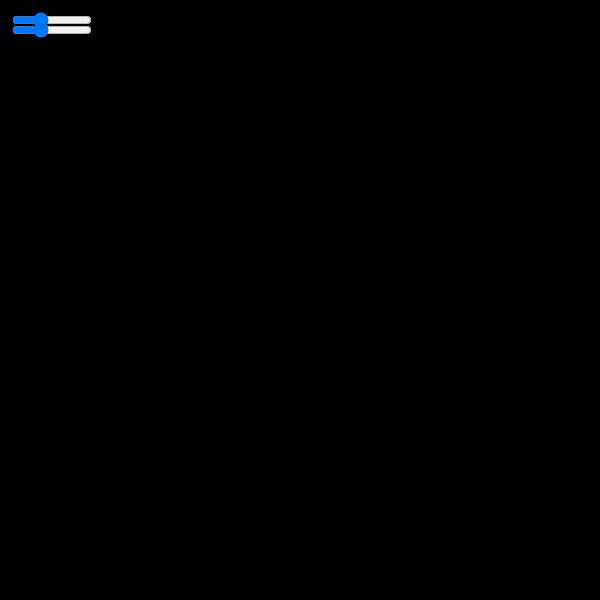
Frame 1 (no input)
Frame 60 (no input): identical to frame 1, image omitted
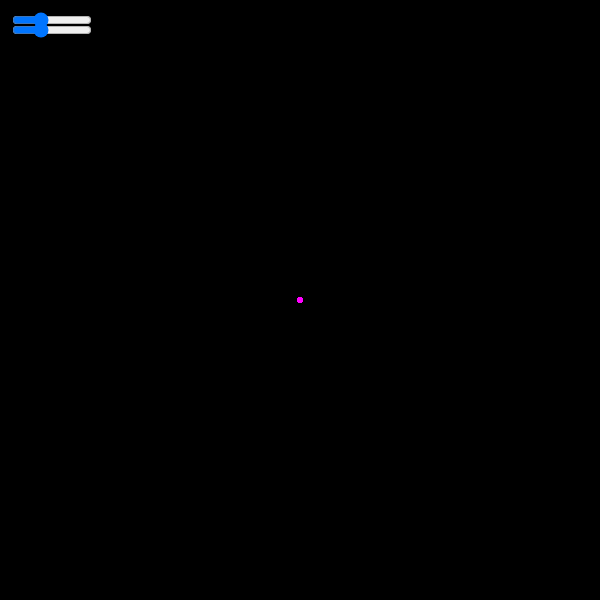
Frame 120 (the mouse pressed at the canvas centre since frame 60)

The p5.js sketch that drew these frames (run headless with seeded random() and noise() and a simulated clock; from frame 60 on, the mouse is pressed at the canvas centre):

// p5.js sketch
// ── sketch.js
let mirrorSlider;

function setup() {
  createCanvas(600, 600);
  background(0);
  blendMode(ADD);  // Set blend mode to additive
  
  // Create slider: min 3, max 12, default 6 mirrors
  mirrorSlider = createSlider(3, 12, 6, 1);
  mirrorSlider.position(10, 10);
  mirrorSlider.style('width', '80px');

  ColorSlider = createSlider(3, 12, 6, 1);
  ColorSlider.position(10, 20);
  ColorSlider.style('width', '80px');
}

function draw() {
  if (mouseIsPressed) {
    // Calculate center point of canvas
    let centerX = width/2;
    let centerY = height/2;
    
    // Calculate relative position from center
    let dx = mouseX - centerX;
    let dy = mouseY - centerY;
    
    // Get number of mirrors from slider
    let mirrors = mirrorSlider.value();
    let angleStep = 360 / mirrors;

    let colorValue = ColorSlider.value();
    
    // Draw mirrored circles
    for (let angle = 0; angle < 360; angle += angleStep) {
      let angleRad = radians(angle);
      
      let x = centerX + dx * cos(angleRad) - dy * sin(angleRad);
      let y = centerY + dx * sin(angleRad) + dy * cos(angleRad);
      
      fill(colorValue, 0, 120, 127); // Lighter purple
      noStroke();
      ellipse(x, y, 5, 5);
    }
  }
}
